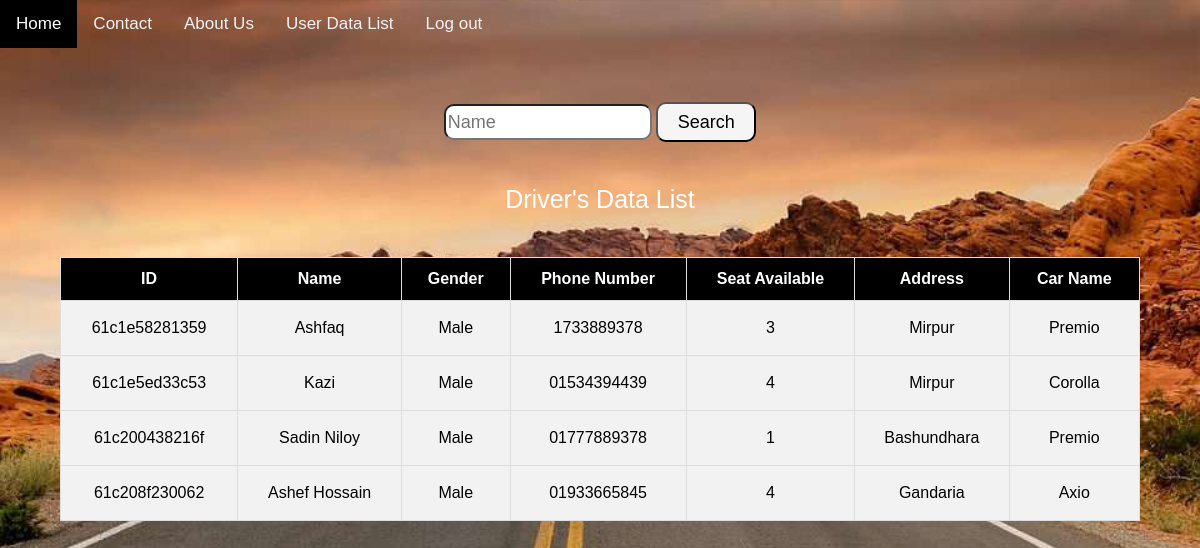
The page /driver_list.php (signed in) on the database its author committed.
### tables this page shows
CREATE TABLE `driver_list` (
  `id` varchar(20) NOT NULL,
  `name` varchar(50) DEFAULT NULL,
  `gender` varchar(10) DEFAULT NULL,
  `number` text DEFAULT NULL,
  `seats` varchar(20) DEFAULT NULL,
  `address` varchar(100) DEFAULT NULL,
  `car_name` varchar(20) DEFAULT NULL,
  `pick_up` varchar(50) DEFAULT NULL,
  `drop_out` varchar(50) DEFAULT NULL
);

### driver_list.php (the view, shortened to what this page needs)
<?php
include('connection.php');
?>
<!DOCTYPE html>
<html>
<head>
  <div class="topnav">
  <a class="active" href="index.php">Home</a>
  <a href="New%20addition/contact_us_email_enabled/contact_us.php">Contact</a>
  <a href="about_us.php">About Us</a>
  <a href="admin.php">User Data List</a>
  <a href="logout.php">Log out</a>
</div>
  <link rel="stylesheet" type="text/css" href="css/as.css">
</head>
<body>
 <br><br><br>
<div align="center">
  <form method="POST">
      <input id="first" type="text" name="name" style="font-size: 18px; width: 200px; height: 30px; border-radius: 10px;" placeholder="Name"  autofocus required />
       <input name="sub" type="submit" value="Search" style="background-color:whitesmoke;font-size:18px;border-radius: 10px;width: 100px;height: 40px;" />
</form>
        <div>
  <br>
<p align="center" style="font-family: sans-serif; font-size: 25px; color: white;">Driver's Data List</p>
<br>
<table id="customers" style="margin: 0px auto;">
  <tr>
    <th>ID</th>
    <th>Name</th>
    <th>Gender</th>
    <th>Phone Number</th>
    <th>Seat Available</th>
    <th>Address</th>
    <th>Car Name</th>
  </tr>
  <?php
$q=$db->query("SELECT * FROM driver_list");
while ($p=$q->fetch(PDO::FETCH_OBJ)) {
  ?>
    <tr>
    <td><?= $p->id; ?></td>
    <td><?= $p->name; ?></td>
    <td><?= $p->gender; ?></td>
    <td><?= $p->number; ?></td>
    <td><?= $p->seats; ?></td>
    <td><?= $p->address; ?></td>
    <td><?= $p->car_name; ?></td>
  </tr>
  <?php
}
   ?>
 </table>
</div>
</body>
</html>

### css/as.css (style rules this page uses)
body { margin: 0; font-family: Arial, Helvetica, sans-serif; background-image:url("../2.jpg"); background-size: cover; }
.topnav { overflow: hidden; background-color:transparent; }
.topnav a { float: left; color: #f2f2f2; text-align: center; padding: 14px 16px; text-decoration: none; font-size: 17px; }
.topnav a.active { background-color: black; color: white; }
#customers { font-family:sans-serif; border-collapse: collapse; width: 90%; margin: 4px; text-align: center; }
#customers td, #customers th { border: 1px solid #ddd; padding: 18px; background-color: #f2f2f2 ; }
#customers th { padding-top: 12px; padding-bottom: 12px; text-align: center; background-color: #000000; color: white; }

### rows shown on the page
driver_list: id "61c1e58281359", name "Ashfaq", gender "Male", number "1733889378", seats "3", address "Mirpur", car_name "Premio"
driver_list: id "61c1e5ed33c53", name "Kazi", gender "Male", number "01534394439", seats "4", address "Mirpur", car_name "Corolla"
driver_list: id "61c200438216f", name "Sadin Niloy", gender "Male", number "01777889378", seats "1", address "Bashundhara", car_name "Premio"
driver_list: id "61c208f230062", name "Ashef Hossain", gender "Male", number "01933665845", seats "4", address "Gandaria", car_name "Axio"
